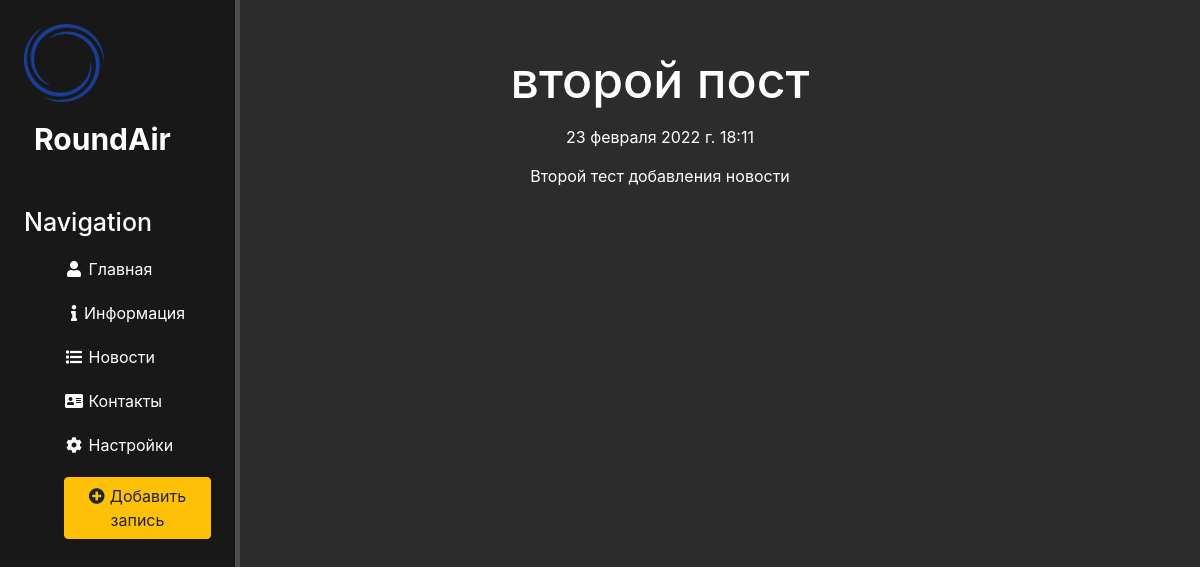
/news/6, run on the app's committed database.
### news/models.py (models this page shows, shortened)
class Articles(models.Model):
    object = ''
    title = models.CharField('Название', max_length=50)
    anans = models.CharField('Анонс', max_length=250)
    text = models.TextField('Текст')
    data_time = models.DateTimeField('Дата')
    class Meta:
        verbose_name = 'Новость'
        verbose_name_plural = 'Новости'

### news/views.py (the view)
# urls.py: path('<int:pk>', views.NewsDetailView.as_view(), name='news_details'),
class NewsDetailView(DetailView):
    model = Articles
    template_name = 'news/detail_views.html'
    context_object_name = 'article'

### news/templates/news/detail_views.html (shortened to what this page needs)
{% extends 'first/main.html' %}
{% block content %}
    <div class="features">
        <h1>{{ article.title }}</h1>
        <p>{{ article.data_time }}</p>
        <p>{{ article.text }}</p>
    </div>
{% endblock %}

### first/static/first/css/first.css (style rules this page uses)
body { background: #2c2c2c; }
main .features { float: left; color: #ffffff; margin-top: 50px; text-align: center; width: 70%; }
main .features h1 { font-size: 50px; }
main .features p { max-width: 400px; margin: 15px auto; }

### data on the page
Articles: title "второй пост", data_time "23 февраля 2022 г. 18:11", text "Второй тест добавления новости"
